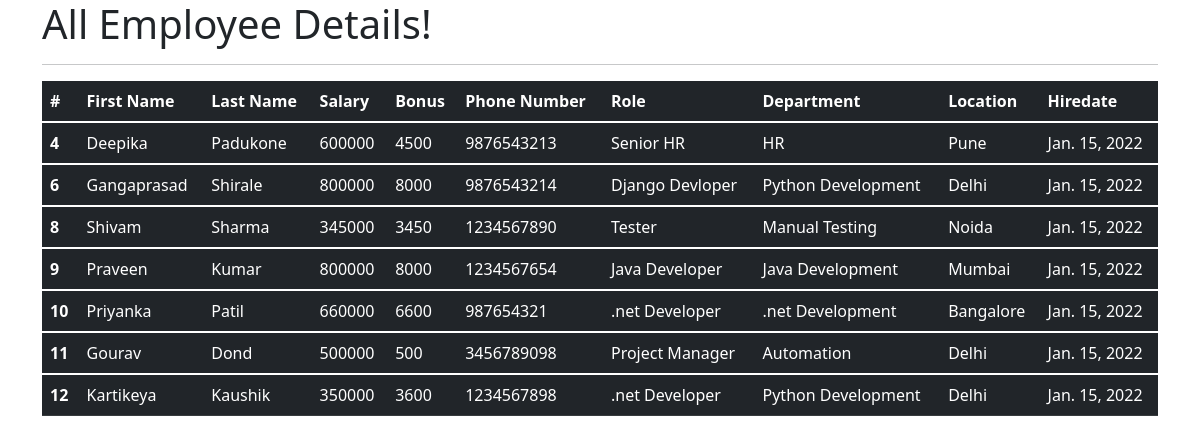
The app's page /all_emp with its own data.
### emp_app/models.py (models this page shows, shortened)
class Employee(models.Model):
    first_name = models.CharField(max_length=100, null=False)
    last_name = models.CharField(max_length=100)
    dept = models.ForeignKey(Department, on_delete=models.CASCADE)
    salary = models.IntegerField(default=0)
    bonus = models.IntegerField(default=0)
    role = models.ForeignKey(Role, on_delete=models.CASCADE)
    phone = models.IntegerField(default=0)
    hire_date = models.DateField()
    def __str__(self):
        return "%s %s %s" %(self.first_name, self.last_name, self.phone)

class Role(models.Model):
    name = models.CharField(max_length=100, null=False)

class Department(models.Model):
    name = models.CharField(max_length=100,null=False)
    location = models.CharField(max_length=100)

### emp_app/views.py (the view)
# urls.py: path('all_emp', views.all_emp, name='all_emp'),
def all_emp(request):
    emps = Employee.objects.all()
    context = {
        'emps': emps
    }
    print(context)
    return render(request, 'view_all_emp.html', context)

### emp_app/templates/view_all_emp.html (shortened to what this page needs)
<!DOCTYPE html>
<html lang="en">
<head>
  <link href="https://cdn.jsdelivr.net/npm/bootstrap@5.1.3/dist/css/bootstrap.min.css" rel="stylesheet">
</head>
  <body>
  <div class="container">
          <h1>All Employee Details!</h1>
      <hr>
     <table class="table table-dark">
  <thead>
    <tr>
      <th scope="col">#</th>
      <th scope="col">First Name</th>
      <th scope="col">Last Name</th>
      <th scope="col">Salary</th>
      <th scope="col">Bonus</th>
      <th scope="col">Phone Number</th>
      <th scope="col">Role</th>
      <th scope="col">Department</th>
      <th scope="col">Location</th>
      <th scope="col">Hiredate</th>
    </tr>
  </thead>
         {% for emp in emps %}
  <tbody>
    <tr>
      <th scope="row">{{emp.id}}</th>
      <td>{{emp.first_name}}</td>
      <td>{{emp.last_name}}</td>
      <td>{{emp.salary}}</td>
      <td>{{emp.bonus}}</td>
      <td>{{emp.phone}}</td>
      <td>{{emp.role.name}}</td>
      <td>{{emp.dept.name}}</td>
      <td>{{emp.dept.location}}</td>
      <td>{{emp.hire_date}}</td>
    </tr>
  </tbody>
         {% endfor %}
</table>
  </div>
  </body>
</html>

### records on screen
Employee: id "4", first_name "Deepika", last_name "Padukone", salary "600000", bonus "4500", phone "9876543213", role.name "Senior HR", dept.name "HR", dept.location "Pune", hire_date "Jan. 15, 2022"
Employee: id "6", first_name "Gangaprasad", last_name "Shirale", salary "800000", bonus "8000", phone "9876543214", role.name "Django Devloper", dept.name "Python Development", dept.location "Delhi", hire_date "Jan. 15, 2022"
Employee: id "8", first_name "Shivam", last_name "Sharma", salary "345000", bonus "3450", phone "1234567890", role.name "Tester", dept.name "Manual Testing", dept.location "Noida", hire_date "Jan. 15, 2022"
Employee: id "9", first_name "Praveen", last_name "Kumar", salary "800000", bonus "8000", phone "1234567654", role.name "Java Developer", dept.name "Java Development", dept.location "Mumbai", hire_date "Jan. 15, 2022"
Employee: id "10", first_name "Priyanka", last_name "Patil", salary "660000", bonus "6600", phone "987654321", role.name ".net Developer", dept.name ".net Development", dept.location "Bangalore", hire_date "Jan. 15, 2022"
Employee: id "11", first_name "Gourav", last_name "Dond", salary "500000", bonus "500", phone "3456789098", role.name "Project Manager", dept.name "Automation", dept.location "Delhi", hire_date "Jan. 15, 2022"
Employee: id "12", first_name "Kartikeya", last_name "Kaushik", salary "350000", bonus "3600", phone "1234567898", role.name ".net Developer", dept.name "Python Development", dept.location "Delhi", hire_date "Jan. 15, 2022"
